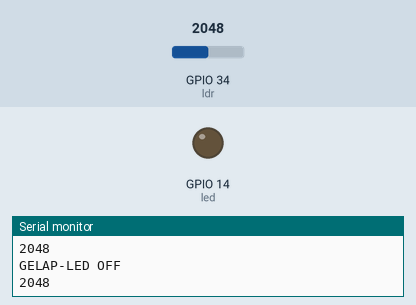
Recording of a sketch running on a simulated ESP32. On the bench: output pins drawn as LEDs (lit = HIGH), the last lines printed to the serial monitor. The test bench sets the inputs (shaded band); at power-on: GPIO 34 (ldr) = 2048.

Above: at 1.2 s.
1.3 s: GPIO 34 (ldr) set to 1073
3.0 s: GPIO 34 (ldr) set to 943
At 4.5 s:
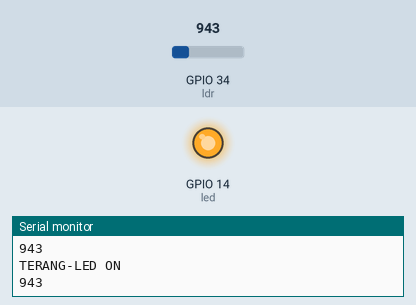
4.8 s: GPIO 34 (ldr) set to 1040
At 6.1 s:
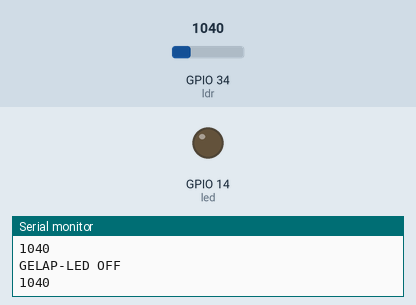
6.6 s: GPIO 34 (ldr) set to 960
At 7.6 s:
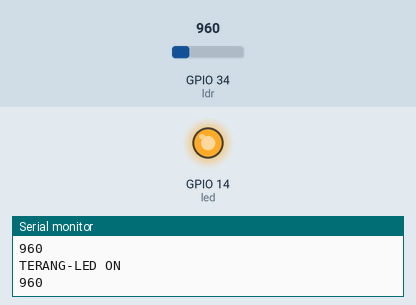
Timing chart, 0 to 9.4 s (numbered marks = the images above; inputs shaded):
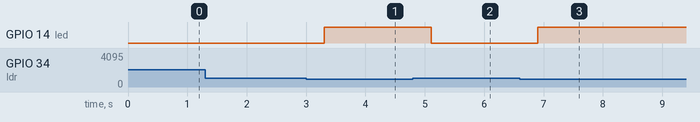

The sketch:

sensor_cahaya.ino
```cpp
const int led = 14;
const int ldr = 34;

void setup () {
  pinMode (led, OUTPUT);
  Serial.begin (9600);
}

void loop () {
  int sensor = analogRead (ldr);
  Serial.println (sensor);
  delay (300);
  if (sensor < 1000) {
    digitalWrite (led, HIGH);
    Serial.println ("TERANG-LED ON");
  } else {
    digitalWrite (led, LOW);
    Serial.println ("GELAP-LED OFF");
  }
}
```

Measured:
- the behaviour switches between 1000 and 999 on GPIO 34 (ldr) (found by bisection; images 0 and 1)
- after the input at 3.0 s, GPIO 14 (led): LOW → HIGH after 0.30 s
- after the input at 4.8 s, GPIO 14 (led): HIGH → LOW after 0.30 s
- after the input at 6.6 s, GPIO 14 (led): LOW → HIGH after 0.31 s
